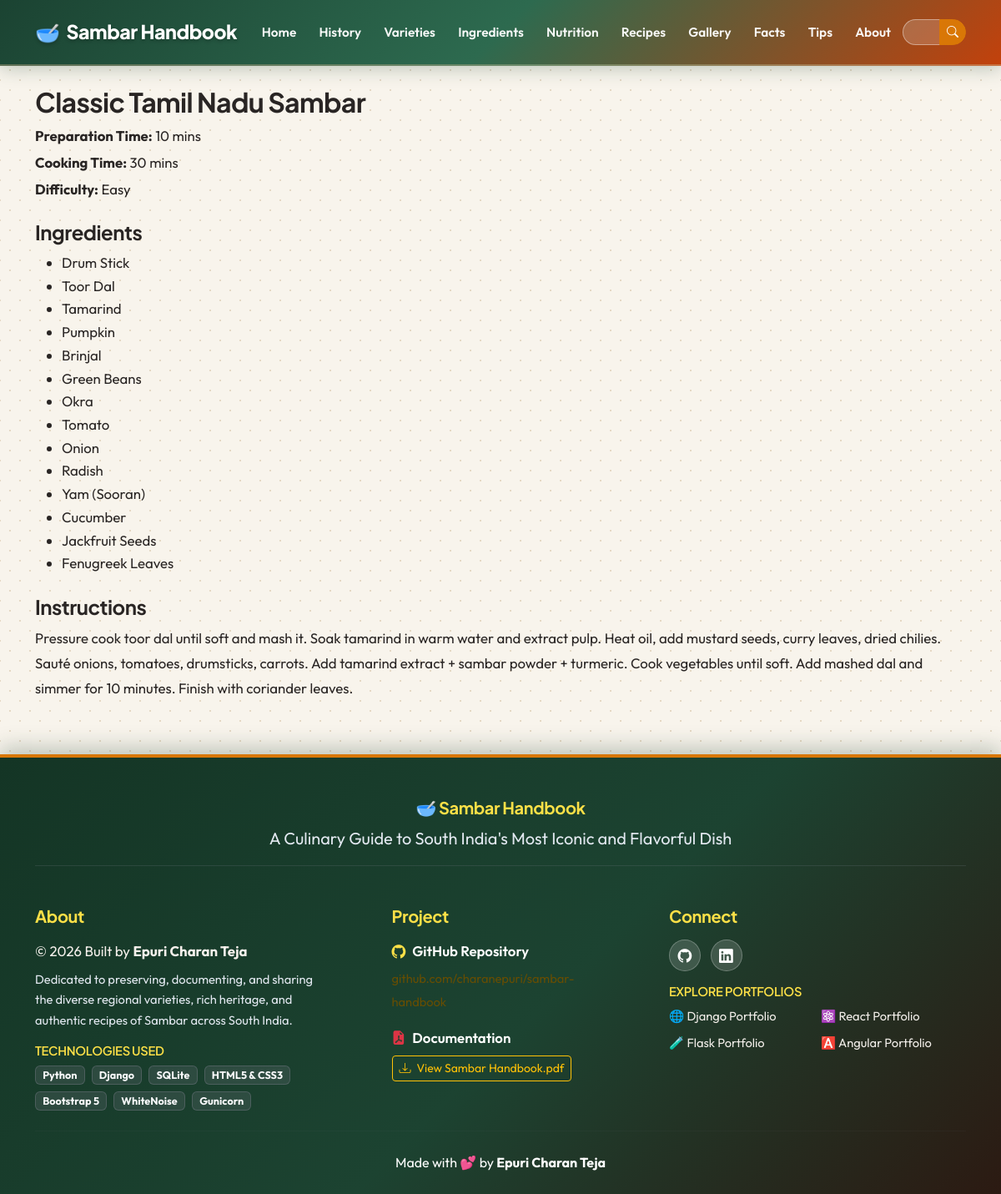
Page /recipe/3/ on the committed database.
### handbook/models.py (models this page shows, shortened)
class Recipe(models.Model):
    DIFFICULTY_CHOICES = [
        ('Easy', 'Easy'),
        ('Medium', 'Medium'),
        ('Hard', 'Hard'),
    ]
    title = models.CharField(max_length=100)
    state = models.ForeignKey(
        StateVariety,
        on_delete=models.SET_NULL,
        null=True,
        blank=True
    )
    ingredients = models.ManyToManyField(
        Ingredient,
        blank=True
    )
    preparation_time = models.IntegerField()
    cooking_time = models.IntegerField()
    instructions = models.TextField()
    difficulty = models.CharField(
        max_length=20,
        choices=DIFFICULTY_CHOICES
    )
    image = models.ImageField(
        upload_to='recipes/',
        blank=True,
        null=True
    )

class Ingredient(models.Model):
    CATEGORY_CHOICES = [
        ('Lentil', 'Lentil'),
        ('Vegetable', 'Vegetable'),
        ('Spice', 'Spice'),
        ('Tempering', 'Tempering'),
        ('Garnish', 'Garnish'),
    ]
    name = models.CharField(max_length=100)
    category = models.CharField(
        max_length=50,
        choices=CATEGORY_CHOICES
    )
    description = models.TextField()
    image = models.ImageField(
        upload_to='ingredients/',
        blank=True,
        null=True
    )

### handbook/views.py (the view)
# urls.py: path('recipe/<int:id>/', views.recipe_detail, name='recipe_detail'),
def recipe_detail(request, id):
    recipe = get_object_or_404(
        Recipe,
        id=id
    )
    return render(
        request,
        'handbook/recipe_detail.html',
        {
            'recipe': recipe
        }
    )

### handbook/templates/handbook/recipe_detail.html (shortened to what this page needs)
{% extends 'handbook/base.html' %}
{% block content %}
    <h2>
        {{ recipe.title }}
    </h2>
    <div class="recipe-meta mb-4">
        <p class="mb-1">
            <strong>Preparation Time:</strong>
            {{ recipe.preparation_time }} mins
        </p>
        <p class="mb-1">
            <strong>Cooking Time:</strong>
            {{ recipe.cooking_time }} mins
        </p>
        <p class="mb-1">
            <strong>Difficulty:</strong>
            {{ recipe.difficulty }}
        </p>
    </div>
    <h4>Ingredients</h4>
    <ul class="mb-4">
        {% for ingredient in recipe.ingredients.all %}
            <li>
                {{ ingredient.name }}
            </li>
        {% endfor %}
    </ul>
    <h4>Instructions</h4>
    <div class="instructions-content" style="line-height: 1.8;">
        <p>
            {{ recipe.instructions }}
        </p>
    </div>
{% endblock %}

### handbook/static/handbook/css/style.css (style rules this page uses)
:root { --primary: #c2410c; --primary-hover: #9a3412; --primary-light: #ffedd5; --secondary: #d97706; --accent: #15803d; --accent-hover: #166534; --accent-light: #dcfce7; --dark: #1c1917; --dark-surface: #292524; --light-bg: #f8f4ec; --card-bg: #ffffff; --text-main: #292524; --text-muted: #57534e; --border-color: #e7e0d3; --shadow-sm: 0 4px 12px rgba(41, 37, 36, 0.06); --shadow-md: 0 10px 25px rgba(41, 37, 36, 0.09); --shadow-lg: 0 20px 40px rgba(41, 37, 36, 0.13); --radius-sm: 8px; --radius-md: 14px; --radius-lg: 20px; --radius-pill: 50px; --font-heading: 'Plus Jakarta Sans', system-ui, -apple-system, sans-serif; --font-body: 'Outfit', system-ui, -apple-system, sans-serif; }
body { background-color: var(--light-bg) !important; background-image: radial-gradient(#e5d8c3 0.85px, transparent 0.85px), radial-gradient(#e5d8c3 0.85px, var(--light-bg) 0.85px) !important; background-size: 24px 24px !important; background-position: 0 0, 12px 12px !important; color: var(--text-main); font-family: var(--font-body); font-size: 1.05rem; line-height: 1.65; -webkit-font-smoothing: antialiased; min-height: 100vh; display: flex; flex-direction: column; }
h1, h2, h3, h4, h5, h6, .navbar-brand { font-family: var(--font-heading); font-weight: 700; color: var(--text-main); letter-spacing: -0.02em; }

### rows in the picture
Recipe: title "Classic Tamil Nadu Sambar", preparation_time "10", cooking_time "30", difficulty "Easy", instructions "Pressure cook toor dal until soft and mash it. Soak tamarind in warm water and extract pulp. Heat oil, add mustard seeds, curry leaves, dried chilies. Sauté onions, tomatoes, drumsticks, carrots. Add tamarind extract + sambar powder + turmeric. Cook vegetables until soft. Add mashed dal and simmer for 10 minutes. Finish with coriander leaves."
Ingredient: name "Drum Stick"
Ingredient: name "Toor Dal"
Ingredient: name "Tamarind"
Ingredient: name "Pumpkin"
Ingredient: name "Brinjal"
Ingredient: name "Green Beans"
Ingredient: name "Okra"
Ingredient: name "Tomato"
Ingredient: name "Onion"
Ingredient: name "Radish"
Ingredient: name "Yam (Sooran)"
Ingredient: name "Cucumber"
Ingredient: name "Jackfruit Seeds"
Ingredient: name "Fenugreek Leaves"
